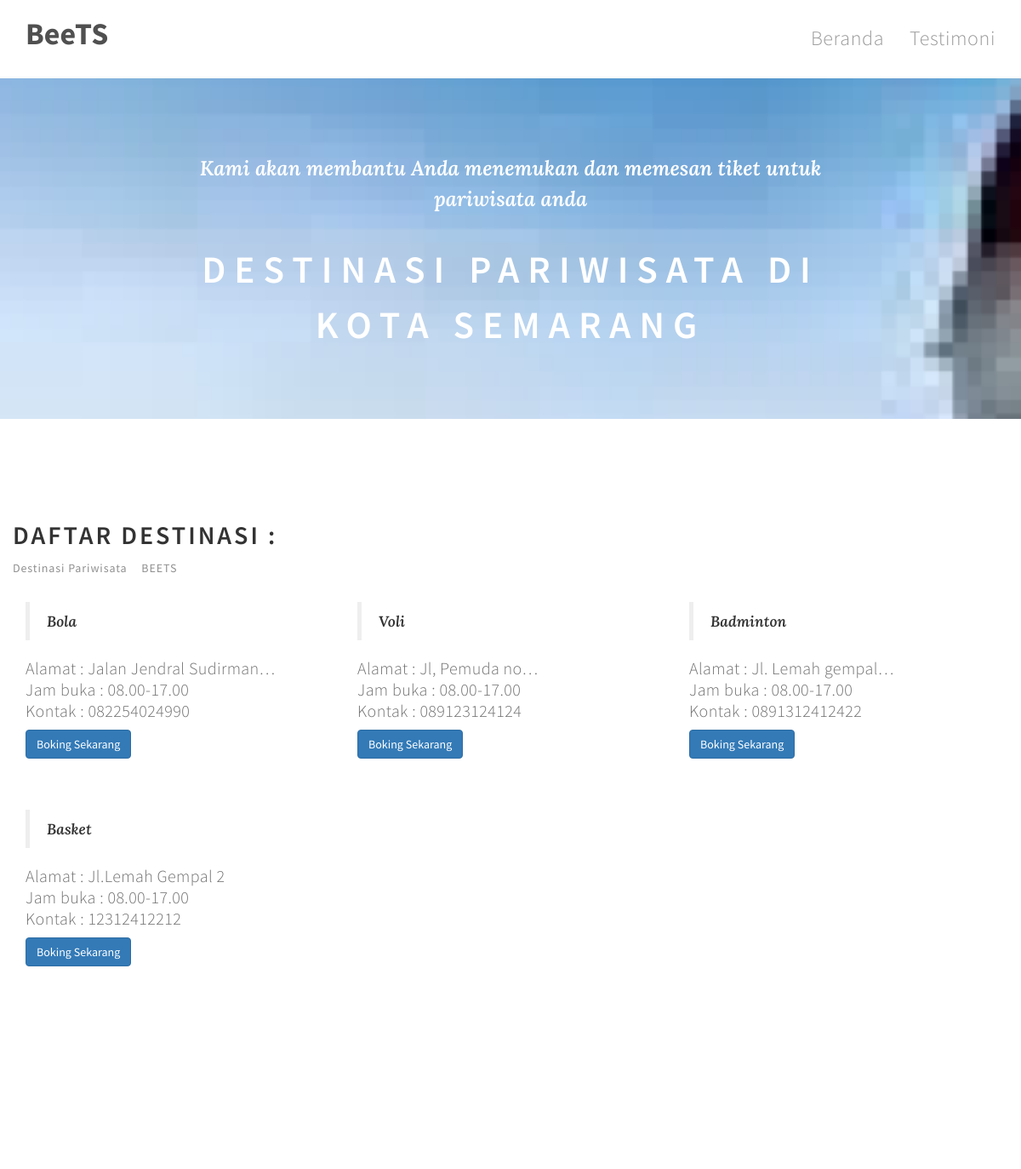
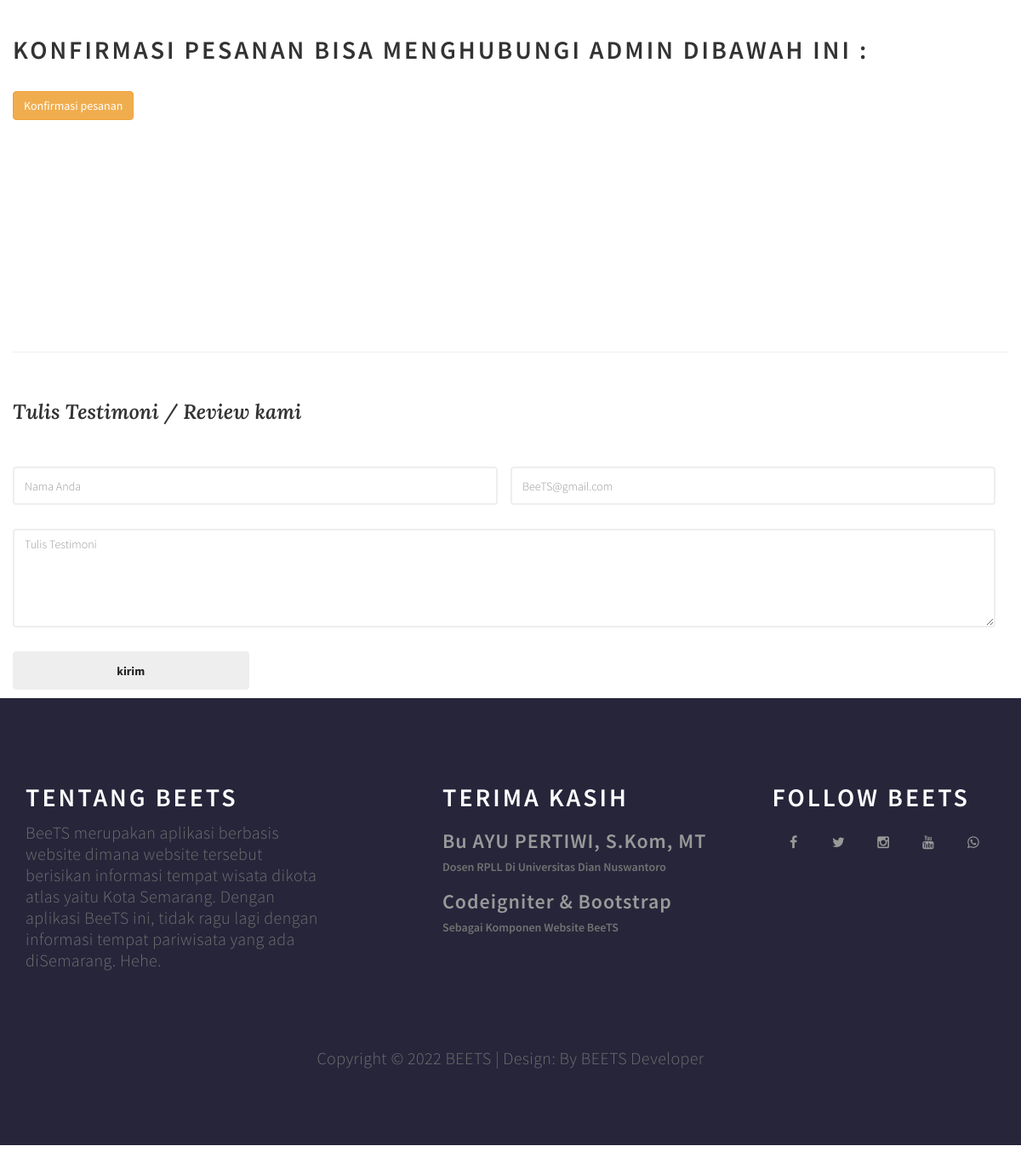
The page /index.php/pemesanan on the database its author committed (2 pictures, top to bottom).
### tables this page shows
CREATE TABLE `agen` (
  `no_agen` int(30) NOT NULL,
  `nama` varchar(40) NOT NULL,
  `kategori` varchar(30) NOT NULL,
  `kontak` text NOT NULL,
  `fasilitas` text NOT NULL,
  `alamat` text NOT NULL
);

### application/controllers/Pemesanan.php (called while the page is built, shortened)
<?php
class Pemesanan extends CI_Controller
{
    public function index()
    {
        $this->load->model('Agen');
        $kirts['Agen'] = $this->Agen->Read();
        $this->load->view('booking/booking', $kirts);
    }
}

### index.php (called while the page is built, shortened)
<?php
require_once BASEPATH.'core/CodeIgniter.php';

### application/models/Agen.php (called while the page is built, shortened)
<?php
class Agen extends CI_Model
{
    public function Read()
    {
        return $this->db->get('agen')->result_array();
    }
}

### application/views/booking/booking.php (the view, shortened to what this page needs)
<!DOCTYPE html>
<html lang="en">
<head>
	<link rel="stylesheet" href="<?php echo base_url('assets/kiky/css/style.css') ?>">
	<link rel="stylesheet" href="<?php echo base_url('assets/kiky/css/font-awesome.min.css') ?>">
	<link rel="stylesheet" href="<?php echo base_url('assets/kiky/css/animate.css') ?>">
	<link rel="stylesheet" href="<?php echo base_url('assets/kiky/css/bootstrap.min.css') ?>">
	<link rel="stylesheet" href="<?php echo base_url('assets/kiky/css/style.css') ?>">
	<link rel="stylesheet" href="<?php echo base_url('assets/css3/style.css') ?>">
</head>
<bod
y>
	<div class="navbar navbar-default navbar-static-top" role="navigation">
		<div class="container">
			<div class="navbar-header">
				<a href="<?= base_url(); ?>" class="navbar-brand">BeeTS</a>
			</div>
			<div class="collapse navbar-collapse">
				<ul class="nav navbar-nav navbar-right">
					<li><a href="<?= base_url(); ?>" class="smoothScroll">Beranda</a></li>
					<li><a href="<?= base_url('/#testimonial'); ?>" class="smoothScroll">Testimoni</a></li>
				</ul>
			</div>
		</div>
	</div>
	<section id="blog-header" class="parallax-section">
		<div class="container">
			<div class="row">
				<div class="col-md-offset-2 col-md-8 col-sm-12">
					<h3 class="wow bounceIn" data-wow-delay="0.9s">Kami akan membantu Anda menemukan dan memesan tiket untuk pariwisata anda</h3>
					<h1 class="wow fadeInUp" data-wow-delay="1.6s">Destinasi Pariwisata di Kota SEMARANG</h1>
				</div>
			</div>
		</div>
	</section>
	<section id="blog" class="parallax-section">
		<div class="container">
			<div class="row">
				<div class="col-md-15 col-sm-15">
					<div class="blog-content wow fadeInUp" data-wow-delay="1s">
						<h2>Daftar Destinasi :</h2>
						<span class="meta-comments"><a href="#blog-comments">Destinasi Pariwisata</a></span>
						<span class="meta-author"><a href="#blog-author">BEETS</a></span>
						<div class="blog-clear"></div>
					</div>
				</div>
				<?php foreach ($Agen as $a) : ?>
					<div class="column">
						<div class="card text-white bg-secondary my-12 py-10">
							<div class="col-md-4 mb-5">
								<div class="card h-100">
									<div class="card-body">
										<blockquote><?= $a['kategori']; ?></blockquote>
										<?php
										$oy = $a['alamat'];
										$alamat = word_limiter($oy, 3); ?>
										<p class="card-text">Alamat : <?= $alamat; ?><br>Jam buka : 08.00-17.00 <br>Kontak : <?= $a['kontak']; ?>
									</div>
									<div class="card-footer">
										<a href="<?= base_url('Pemesanan/form/' . $a['no_agen']) ?>" class="btn btn-primary btn-sm-3">Boking Sekarang</a><br /><br /><br /><br />
									</div>
								</div>
							</div>
						</div>
					</div>
				<?php endforeach ?>
			</div>
		</div>
	</section>
	<section id="blog" class="parallax-section">
		<div class="container">
			<div class="row">
				<h2 class="wow fadeInUp" data-wow-delay="1.6s">Konfirmasi Pesanan bisa menghubungi Admin dibawah ini : </h2>
				<a href="https://api.whatsapp.com/send?phone=6285225245638&text=Hallo%20min%20saya%20ingin%20melakukan%20pembayaran%20BeeTs%0A%20Format%20Konfirmasi%20: %0A%0A%20Nama%20 : %0A%20Tanggal%20 %20masuk%20 : %0A%20No%20.%20Wa%20 :%0A%0A%20Terimakasih." class="btn btn-warning"> Konfirmasi pesanan</a>
			</div>
		</div>
	</section>
	<section id="blog" class="parallax-section">
		<div class="container">
			<div class="row">
				<div class="blog-comment-form wow fadeInUp" data-wow-delay="1s">
					<h3>Tulis Testimoni / Review kami</h3>
					<form action="<?= base_url('pemesanan/verif_input_testimoni'); ?>" method="POST" id="comment-form">
						<div class="col-md-6 col-sm-6">
							<input type="text" class="form-control" autocomplete="off" placeholder="Nama Anda" name="name" id="name" required>
						</div>
						<div class="col-md-6 col-sm-6">
							<input type="email" class="form-control" autocomplete="off" placeholder="BeeTS@gmail.com" name="email" id="email" required>
						</div>
						<div class="col-md-12 col-sm-12">
							<textarea class="form-control" placeholder="Tulis Testimoni" autocomplete="off" rows="5" name="komentar" required id="komentar"></textarea>
						</div>
						<div class="col-md-3 col-sm-3">
							<input name="submit" type="submit" class="form-control" id="submit" value="kirim">
						</div>
					</form>
				</div>
			</div>
		</div>
		<footer>
			<div class="container">
				<div class="row">
					<div class="wow fadeInUp col-md-4 col-sm-4" data-wow-delay="0.6s">
						<h2>Tentang BeeTS</h2>
						<p>BeeTS merupakan aplikasi berbasis website dimana website tersebut berisikan informasi tempat wisata dikota atlas yaitu Kota Semarang. Dengan aplikasi BeeTS ini, tidak ragu lagi dengan informasi tempat pariwisata yang ada diSemarang. Hehe.</p>
					</div>
					<div class="wow fadeInUp col-md-5 col-sm-4" data-wow-delay="0.9s">
						<h2>Terima Kasih</h2>
						<div>
							<h4>Bu AYU PERTIWI, S.Kom, MT</h4>
							<h5>Dosen RPLL Di Universitas Dian Nuswantoro</h5>
						</div>
						<div>
							<h4>Codeigniter & Bootstrap</h4>
							<h5>Sebagai Komponen Website BeeTS</h5>
						</div>
					</div>
					<div class="wow fadeInUp col-md-3 col-sm-4" data-wow-delay="1s">
						<h2>Follow BeeTS</h2>
						<ul class="social-icon">
							<li><a href="#" class="fa fa-facebook wow fadeIn" data-wow-delay="1s"></a></li>
							<li><a href="#" class="fa fa-twitter wow fadeInUp" data-wow-delay="1.3s"></a></li>
							<li><a href="#" class="fa fa-instagram wow fadeIn" data-wow-delay="1.6s"></a></li>
							<li><a href="#" class="fa fa-youtube wow fadeInUp" data-wow-delay="1.9s"></a></li>
							<li><a href="#" class="fa fa-whatsapp wow fadeIn" data-wow-delay="2s"></a></li>
						</ul>
					</div>
					<div class="clearfix"></div>
					<div class="col-md-12 col-sm-12">
						<p class="copyright-text">Copyright &copy; <?php echo date("Y") ?> BEETS
							| Design: By BEETS Developer</p>
					</div>
				</div>
			</div>
		</footer>
</body>
</html>

### assets/kiky/css/style.css (style rules this page uses)
html,body { width: 100%; overflow-x: hidden; }
h1,h2,h3,h4,h5,h6, blockquote { font-weight: 600; }
h1 { font-size: 4.5rem; line-height: 6.5rem; letter-spacing: 10px; text-transform: uppercase; padding-top: 12px; }
h2 { font-size: 30px; letter-spacing: 3px; padding-bottom: 18px; text-transform: uppercase; }
#trainer h2, #newsletter h2, #blog h2, #price h2 { padding-bottom: 2px; }
blockquote, h3 { font-family: 'Lora', sans-serif; font-style: italic; }
h3 { line-height: 36px; }
h4 { color: #999; letter-spacing: 2px; margin-top: 22px; }
p { color: #707070; font-size: 20px; line-height: 25px; letter-spacing: 0.4px; }
a { text-decoration: none !important; outline: none; }
li { font-size: 18px; }
#trainer, #blog, #price { padding-top: 10rem; padding-bottom: 10rem; }
#home, #trainer, #newsletter, #price, #testimonial, #blog-header { text-align: center; }
.parallax-section { background-attachment: fixed !important; background-size: cover !important; }
.navbar-default { background: #ffffff; border-bottom: 2px solid #f9f9f9; box-shadow: none; margin: 0 !important; }
.navbar-default .navbar-brand { color: #505050; font-size: 36px; font-weight: bold; line-height: 50px; margin: 0; }
.navbar-default .navbar-nav li a { color: #999; font-size: 24px; font-weight: 300; line-height: 60px; letter-spacing: 0.6px; transition: all 0.4s ease-in-out; -webkit-transition: all 0.4s ease-in-out; -moz-transition: all 0.4s ease-in-out; -ms-transition: all 0.4s ease-in-out; }
#blog-header { background: url('../images/price-bg.jpg') 50% 0 repeat-y fixed; -webkit-background-size: cover; background-size: cover; background-position: bottom center; color: #ffffff; display: -webkit-box; display: -webkit-flex; display: -ms-flexbox; display: flex; -webkit-box-align: center; -webkit-align-items: center; -ms-flex-align: center; align-items: center; height: 50vh; }
#blog h4 { font-size: 24px; line-height: 26px; letter-spacing: 1px; padding-top: 0px; }
#blog h5 { color: #727272; }
#blog .blog-content span a { color: #909090; letter-spacing: 0.9px; }
#blog .blog-content span { font-size: 14px; font-weight: 400; margin-right: 14px; }
#blog .blog-comment h3, #blog .blog-comment-form h3 { padding-bottom: 18px; }
#blog .blog-comment-form { border-top: 1px solid #f0f0f0; padding-top: 32px; margin-top: 72px; }
#blog .blog-comment-form .col-md-6, #blog .blog-comment-form .col-md-12, #blog .blog-comment-form .col-md-3 { padding-left: 0px; }
#blog .blog-comment-form .form-control { background: transparent; border: 2px solid #eeeeee; color: #808080; box-shadow: none; margin-top: 18px; margin-bottom: 10px; transition: all 0.4s ease-in-out; }
#blog .blog-comment-form input { height: 45px; }
#blog .blog-comment-form input[type="submit"] { background: #eeeeee; color: #202020; font-weight: bold; }
.blog-clear { clear: both; height: 30px; }
footer { background: #26253a; color: #ffffff; padding-top: 8rem; padding-bottom: 8rem; }
footer .col-md-5 { position: relative; left: 100px; }
footer .col-md-5 div { padding-top: 10px; }
footer h4 { margin-top: 0px; }
footer .copyright-text { padding-top: 80px; text-align: center; }
.social-icon { position: relative; padding: 0; margin: 0; }
.social-icon li { display: inline-block; list-style: none; }
.social-icon li a { color: #999; border-radius: 100px; font-size: 16px; text-decoration: none; transition: all 0.4s ease-in-out; width: 50px; height: 50px; line-height: 50px; text-align: center; vertical-align: middle; }

### rows shown on the page
agen: kategori "Bola", alamat "Jalan Jendral Sudirman…", kontak "082254024990"
agen: kategori "Voli", alamat "Jl, Pemuda no…", kontak "089123124124"
agen: kategori "Badminton", alamat "Jl. Lemah gempal…", kontak "0891312412422"
agen: kategori "Basket", alamat "Jl.Lemah Gempal 2", kontak "12312412212"
